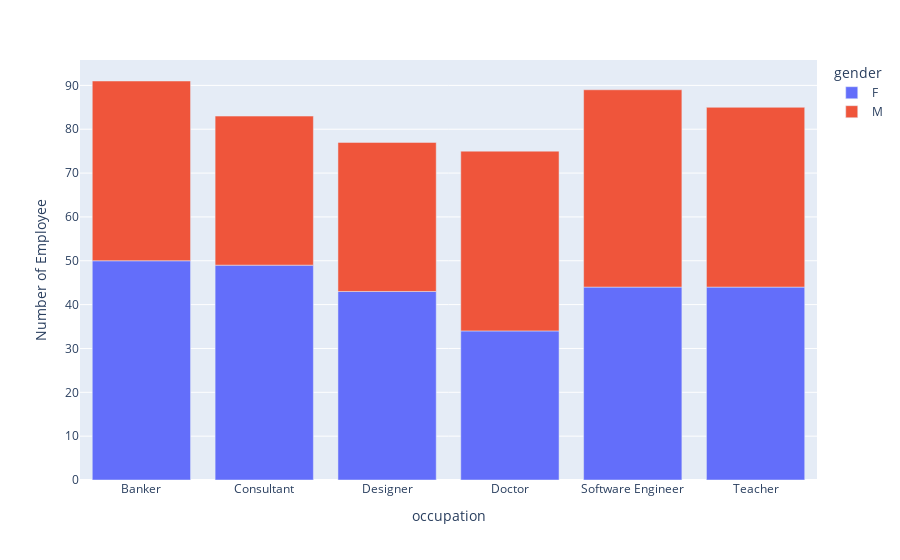

Notebook source saved alongside this figure:
### Code cell
px.bar(count_gender , x='occupation' ,  y='count'  , color ='gender' , labels={"count":"Number of Employee"})

### Figure 1 — Plotly figure (JSON) as saved in the notebook; plotly's stock layout.template omitted (floating-point values rounded to 4 significant figures)
{"data": [{"alignmentgroup": "True", "hovertemplate": "gender=F<br>occupation=%{x}<br>Number of Employee=%{y}<extra></extra>", "legendgroup": "F", "marker": {"color": "#636efa", "pattern": {"shape": ""}}, "name": "F", "offsetgroup": "F", "orientation": "v", "showlegend": true, "textposition": "auto", "type": "bar", "x": ["Banker", "Consultant", "Designer", "Doctor", "Software Engineer", "Teacher"], "xaxis": "x", "y": [50, 49, 43, 34, 44, 44], "yaxis": "y"}, {"alignmentgroup": "True", "hovertemplate": "gender=M<br>occupation=%{x}<br>Number of Employee=%{y}<extra></extra>", "legendgroup": "M", "marker": {"color": "#EF553B", "pattern": {"shape": ""}}, "name": "M", "offsetgroup": "M", "orientation": "v", "showlegend": true, "textposition": "auto", "type": "bar", "x": ["Banker", "Consultant", "Designer", "Doctor", "Software Engineer", "Teacher"], "xaxis": "x", "y": [41, 34, 34, 41, 45, 41], "yaxis": "y"}], "layout": {"autosize": true, "barmode": "relative", "legend": {"title": {"text": "gender"}, "tracegroupgap": 0}, "margin": {"t": 60}, "xaxis": {"anchor": "y", "autorange": true, "domain": [0, 1], "range": [-0.5, 5.5], "title": {"text": "occupation"}, "type": "category"}, "yaxis": {"anchor": "x", "autorange": true, "domain": [0, 1], "range": [0, 95.79], "title": {"text": "Number of Employee"}, "type": "linear"}}}
